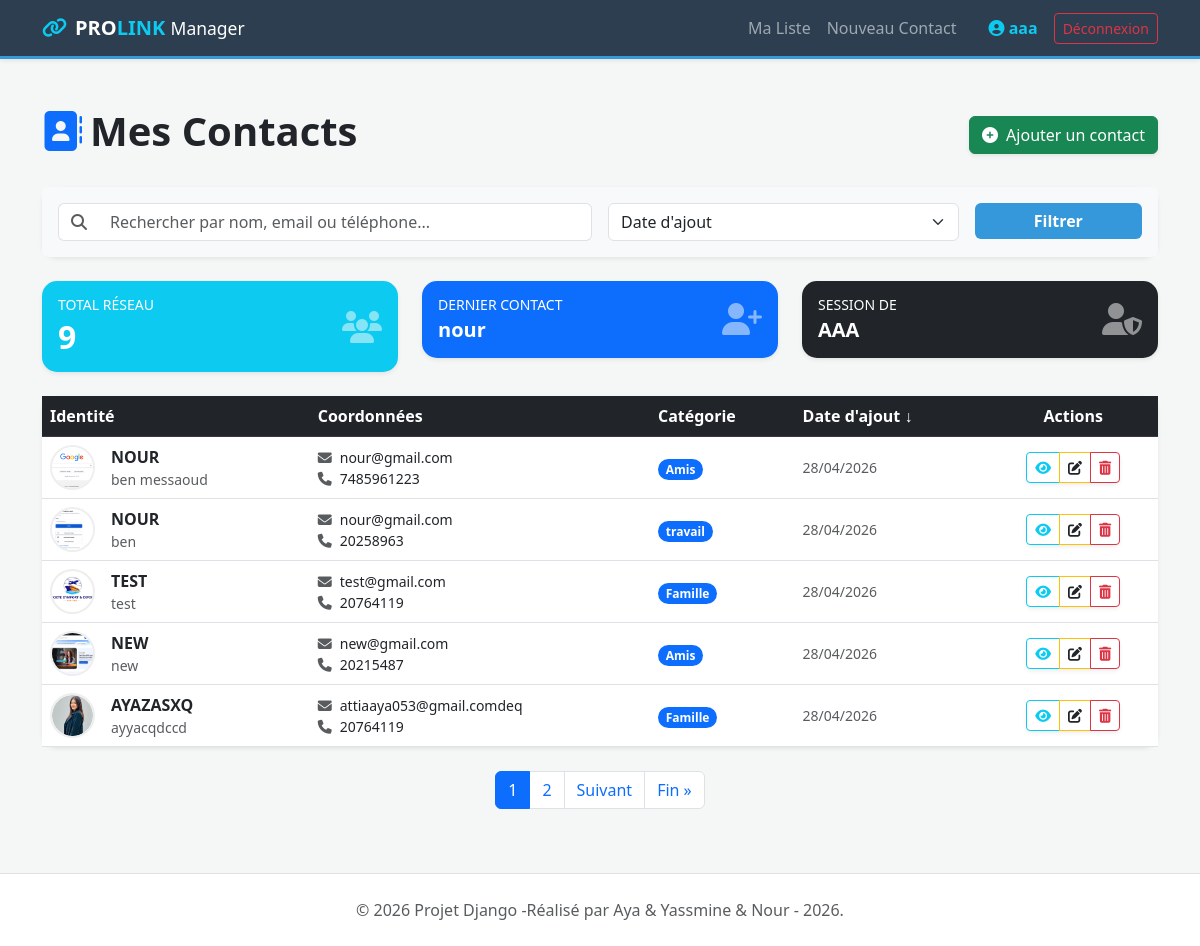
The page /list/ (signed in) on the database its author committed.
### contacts/models.py (models this page shows, shortened)
class Contact(models.Model):
    owner = models.ForeignKey(User, on_delete=models.CASCADE, related_name="contacts")
    nom = models.CharField(max_length=100)
    prenom = models.CharField(max_length=100)
    email = models.EmailField()
    telephone = models.CharField(max_length=20)
    adresse = models.TextField(blank=True, null=True)
    image = models.ImageField(upload_to='contacts_pics/', default='default.png')
    category = models.ForeignKey(Category, on_delete=models.SET_NULL, null=True)
    date_ajout = models.DateTimeField(auto_now_add=True)

class Category(models.Model):
    name = models.CharField(max_length=100)

### contacts/views.py (the view, shortened to what this page needs)
# urls.py: path('list/', ContactListView.as_view(), name='list'), # La liste avec pagination
class ContactListView(LoginRequiredMixin, ListView):
    model = Contact
    template_name = 'contacts/contact_list.html'
    context_object_name = 'contacts'
    paginate_by = 5
    def get_queryset(self):
        queryset = Contact.objects.all()
        search_query = self.request.GET.get('search', '')
        sort_by = self.request.GET.get('sort', 'date_ajout')
        order = self.request.GET.get('order', 'desc')
        valid_sorts = {
            'nom': 'nom',
            'prenom': 'prenom',
            'email': 'email',
            'telephone': 'telephone',
            'date_ajout': 'date_ajout',
        }
        field = valid_sorts.get(sort_by, 'date_ajout')
        if order == 'desc':
            field = f'-{field}'
        if sort_by == 'prenom':
            queryset = queryset.order_by(field, 'nom')
        else:
            queryset = queryset.order_by(field)
        return queryset
    def get_context_data(self, **kwargs):
        context = super().get_context_data(**kwargs)
        context['search_query'] = self.request.GET.get('search', '')
        context['current_sort'] = self.request.GET.get('sort', 'date_ajout')
        context['current_order'] = self.request.GET.get('order', 'desc')
        context['dernier_contact'] = Contact.objects.order_by('-date_ajout').first()
        return context

### contacts/templates/contacts/contact_list.html (shortened to what this page needs)
{% extends 'contacts/base.html' %}
{% block content %}
<div class="row">
    <div class="col">
        <div class="d-flex justify-content-between align-items-center mb-4">
            <h1 class="fw-bold text-dark"><i class="fas fa-address-book text-primary me-2"></i>Mes Contacts</h1>
            <a href="{% url 'contacts:add' %}" class="btn btn-success shadow-sm">
                <i class="fas fa-plus-circle me-1"></i> Ajouter un contact
            </a>
        </div>
        <div class="card border-0 shadow-sm mb-4">
            <div class="card-body bg-light rounded">
                <form method="get" class="row g-3">
                    <div class="col-md-6">
                        <div class="input-group">
                            <span class="input-group-text bg-white border-end-0"><i class="fas fa-search text-muted"></i></span>
                            <input
                                type="text"
                                name="search"
                                class="form-control border-start-0"
                                placeholder="Rechercher par nom, email ou téléphone..."
                                value="{{ search_query }}"
                            >
                        </div>
                    </div>
                    <div class="col-md-4">
                        <select name="sort" class="form-select">
                            <option value="date_ajout" {% if current_sort == 'date_ajout' %}selected{% endif %}>Date d'ajout</option>
                        </select>
                    </div>
                    <div class="col-md-2">
                        <button type="submit" class="btn btn-primary w-100 fw-bold">Filtrer</button>
                    </div>
                </form>
            </div>
        </div>
        <div class="row mb-4">
            <div class="col-md-4 mb-3 mb-md-0">
                <div class="card border-0 shadow-sm bg-info text-white">
                    <div class="card-body d-flex align-items-center justify-content-between">
                        <div>
                            <h6 class="text-uppercase mb-1 small">Total Réseau</h6>
                            <h2 class="mb-0 fw-bold">
                                {% if is_paginated %}
                                    {{ paginator.count }}
                                {% else %}
                                    {{ contacts.count }}
                                {% endif %}
                            </h2>
                        </div>
                        <i class="fas fa-users fa-2x opacity-50"></i>
                    </div>
                </div>
            </div>
            <div class="col-md-4 mb-3 mb-md-0">
                <div class="card border-0 shadow-sm bg-primary text-white">
                    <div class="card-body d-flex align-items-center justify-content-between">
                        <div>
                            <h6 class="text-uppercase mb-1 small">Dernier Contact</h6>
                            <h2 class="mb-0 h5 fw-bold text-truncate" style="max-width: 150px;">
                                {% if dernier_contact %}
                                    {{ dernier_contact.nom }}
                                {% else %}
                                    ---
                                {% endif %}
                            </h2>
                        </div>
                        <i class="fas fa-user-plus fa-2x opacity-50"></i>
                    </div>
                </div>
            </div>
            <div class="col-md-4">
                <div class="card border-0 shadow-sm bg-dark text-white">
                    <div class="card-body d-flex align-items-center justify-content-between">
                        <div>
                            <h6 class="text-uppercase mb-1 small">Session de</h6>
                            <h2 class="mb-0 h5 fw-bold">{{ user.username|upper }}</h2>
                        </div>
                        <i class="fas fa-user-shield fa-2x opacity-50"></i>
                    </div>
                </div>
            </div>
        </div>
        {% if contacts %}
        <div class="card border-0 shadow-sm">
            <div class="table-responsive">
                <table class="table table-hover align-middle mb-0">
                    <thead class="table-dark">
                        <tr>
                            <th>
                                <a href="?sort=nom&order={% if current_sort == 'nom' %}{% if current_order == 'desc' %}asc{% else %}desc{% endif %}{% else %}asc{% endif %}" class="text-white text-decoration-none">
                                    Identité {% if current_sort == 'nom' %}{% if current_order == 'desc' %}↓{% else %}↑{% endif %}{% endif %}
                                </a>
                            </th>
                            <th>Coordonnées</th>
                            <th>Catégorie</th>
                            <th>
                                <a href="?sort=date_ajout&order={% if current_sort == 'date_ajout' %}{% if current_order == 'desc' %}asc{% else %}desc{% endif %}{% else %}desc{% endif %}" class="text-white text-decoration-none">
                                    Date d'ajout {% if current_sort == 'date_ajout' %}{% if current_order == 'desc' %}↓{% else %}↑{% endif %}{% endif %}
                                </a>
                            </th>
                            <th class="text-center">Actions</th>
                        </tr>
                    </thead>
                    <tbody>
                        {% for contact in contacts %}
                        <tr>
                            <td>
                                <div class="d-flex align-items-center">
                                    {% if contact.image %}
                                        <img src="{{ contact.image.url }}" class="rounded-circle me-3" style="width: 45px; height: 45px; object-fit: cover; border: 2px solid #eee;">
                                    {% else %}
                                        <div class="rounded-circle bg-secondary d-flex align-items-center justify-content-center me-3 text-white fw-bold" style="width: 45px; height: 45px;">
                                            {{ contact.nom|slice:":1"|upper }}
                                        </div>
                                    {% endif %}
                                    <div>
                                        <div class="fw-bold text-dark">{{ contact.nom|upper }}</div>
                                        <div class="small text-muted">{{ contact.prenom }}</div>
                                    </div>
                                </div>
                            </td>
                            <td>
                                <div class="small"><i class="fas fa-envelope text-muted me-2"></i>{{ contact.email|default:"-" }}</div>
                                <div class="small"><i class="fas fa-phone text-muted me-2"></i>{{ contact.telephone|default:"-" }}</div>
                            </td>
                            <td>
                                {% if contact.category %}
                                    <span class="badge rounded-pill bg-primary">{{ contact.category.name }}</span>
                                {% else %}
                                    <span class="text-muted small italic">Non classé</span>
                                {% endif %}
                            </td>
                            <td class="small text-muted">{{ contact.date_ajout|date:"d/m/Y" }}</td>
                            <td class="text-center">
                                <div class="btn-group shadow-sm">
                                    <a href="{% url 'contacts:detail' contact.pk %}" class="btn btn-outline-info btn-sm"><i class="fas fa-eye"></i></a>
                                    <a href="{% url 'contacts:edit' contact.pk %}" class="btn btn-outline-warning btn-sm"><i class="fas fa-edit text-dark"></i></a>
                                    <a href="{% url 'contacts:delete' contact.pk %}" class="btn btn-outline-danger btn-sm"><i class="fas fa-trash-alt"></i></a>
                                </div>
                            </td>
                        </tr>
                        {% endfor %}
                    </tbody>
                </table>
            </div>
        </div>
        {% if is_paginated %}
<nav aria-label="Page navigation" class="mt-4">
    <ul class="pagination justify-content-center">
        {% for num in paginator.page_range %}
            {% if num >= page_obj.number|add:'-2' and num <= page_obj.number|add:'2' %}
            <li class="page-item {% if num == page_obj.number %}active{% endif %}">
                {% if num == page_obj.number %}
                <span class="page-link">{{ num }}</span>
                {% else %}
                <a class="page-link" href="?page={{ num }}&search={{ search_query }}&sort={{ current_sort }}&order={{ current_order }}">{{ num }}</a>
                {% endif %}
            </li>
            {% endif %}
        {% endfor %}
        {% if page_obj.has_next %}
        <li class="page-item">
            <a class="page-link" href="?page={{ page_obj.next_page_number }}&search={{ search_query }}&sort={{ current_sort }}&order={{ current_order }}">
                Suivant
            </a>
        </li>
        <li class="page-item">
            <a class="page-link" href="?page={{ paginator.num_pages }}&search={{ search_query }}&sort={{ current_sort }}&order={{ current_order }}">
                Fin »
            </a>
        </li>
        {% endif %}
    </ul>
</nav>
{% endif %}
        {% else %}
        <div class="alert alert-info text-center shadow-sm py-5 border-0">
            <i class="fas fa-search fa-3x mb-3 opacity-25"></i>
            <p class="h5">Aucun contact trouvé.</p>
            <a href="{% url 'contacts:list' %}" class="btn btn-outline-info mt-2">Réinitialiser</a>
        </div>
        {% endif %}
    </div>
</div>
{% endblock %}

### contacts/templates/contacts/base.html (shortened to what this page needs)
<!DOCTYPE html>
<html lang="fr">
<head>
    <link href="https://cdn.jsdelivr.net/npm/bootstrap@5.3.0/dist/css/bootstrap.min.css" rel="stylesheet">
    <link rel="stylesheet" href="https://cdnjs.cloudflare.com/ajax/libs/font-awesome/6.4.0/css/all.min.css">
</head>
<body>
    <nav class="navbar navbar-expand-lg navbar-dark bg-dark shadow-sm">
        <div class="container">
            <a class="navbar-brand fw-bold" href="{% url 'contacts:home' %}">
            <i class="fas fa-link text-info me-2"></i>PRO<span class="text-info">LINK</span> <small class="fw-light">Manager</small>
            </a>
            <div class="collapse navbar-collapse" id="navbarNav">
                <ul class="navbar-nav ms-auto align-items-center">
                    {% if user.is_authenticated %}
                        <li class="nav-item">
                            <a class="nav-link" href="{% url 'contacts:list' %}">Ma Liste</a>
                        </li>
                        <li class="nav-item">
                            <a class="nav-link" href="{% url 'contacts:add' %}">Nouveau Contact</a>
                        </li>
                        <li class="nav-item ms-lg-4">
                            <span class="navbar-text text-info fw-bold me-3">
                                <i class="fas fa-user-circle"></i> {{ user.username }}
                            </span>
                        </li>
                        <li class="nav-item">
                            <form action="{% url 'logout' %}" method="post" class="d-inline">
                                <button type="submit" class="btn btn-sm btn-outline-danger">Déconnexion</button>
                            </form>
                        </li>
                    {% endif %}
                </ul>
            </div>
    </nav>
    <div class="container mt-5 main-container">
        {% block content %}
        {% endblock %}
    </div>
    <footer class="bg-white border-top py-4 mt-5">
        <div class="container text-center">
            <p class="text-muted mb-0">&copy; 2026 Projet Django -Réalisé par Aya & Yassmine & Nour - 2026.</p>
        </div>
    </footer>
</body>
</html>

### contacts/templates/contacts/base.html (style rules this page uses)
:root { --primary-color: #2c3e50; --accent-color: #3498db; }
body { background-color: #f4f7f6; font-family: 'Segoe UI', Tahoma, Geneva, Verdana, sans-serif; }
.navbar { background-color: var(--primary-color) !important; border-bottom: 3px solid var(--accent-color); }
.card { border: none; border-radius: 15px; transition: transform 0.2s; }
.btn-primary { background-color: var(--accent-color); border: none; }
.table thead { background-color: #ecf0f1; }

### rows shown on the page
Contact: nom "nour", image (picture), nom "NOUR", prenom "ben messaoud", email "nour@gmail.com", telephone "7485961223", category.name "Amis", date_ajout "28/04/2026"
Contact: image (picture), nom "NOUR", prenom "ben", email "nour@gmail.com", telephone "20258963", category.name "travail", date_ajout "28/04/2026"
Contact: image (picture), nom "TEST", prenom "test", email "test@gmail.com", telephone "20764119", category.name "Famille", date_ajout "28/04/2026"
Contact: image (picture), nom "NEW", prenom "new", email "new@gmail.com", telephone "20215487", category.name "Amis", date_ajout "28/04/2026"
Contact: image (picture), nom "AYAZASXQ", prenom "ayyacqdccd", email "attiaaya053@gmail.comdeq", telephone "20764119", category.name "Famille", date_ajout "28/04/2026"

### other values the page prints
{{ user.username }} "aaa"
{{ paginator.count }} "9"
{{ user.username|upper }} "AAA"
{{ num }} "1"
{{ num }} "2"
